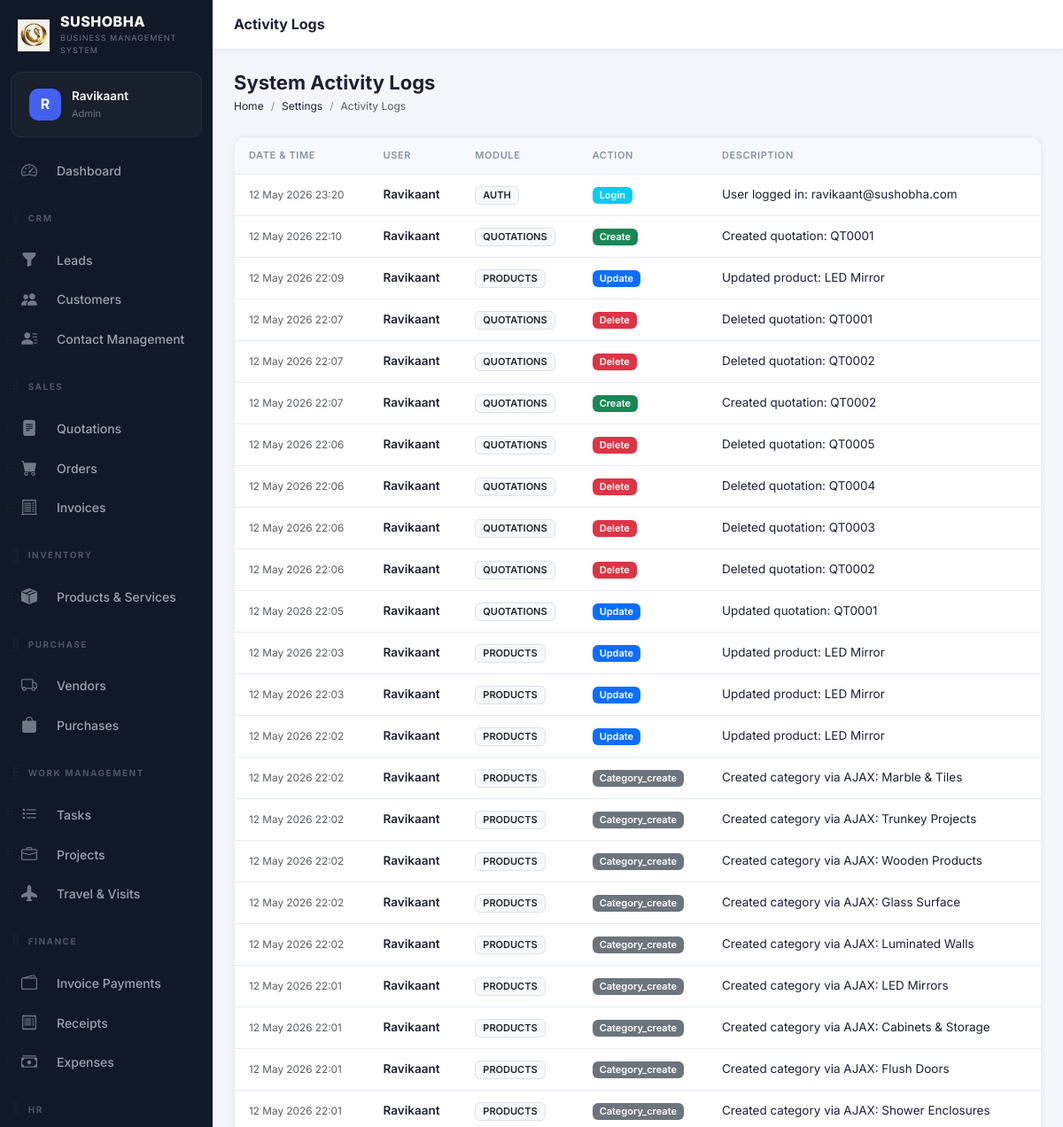
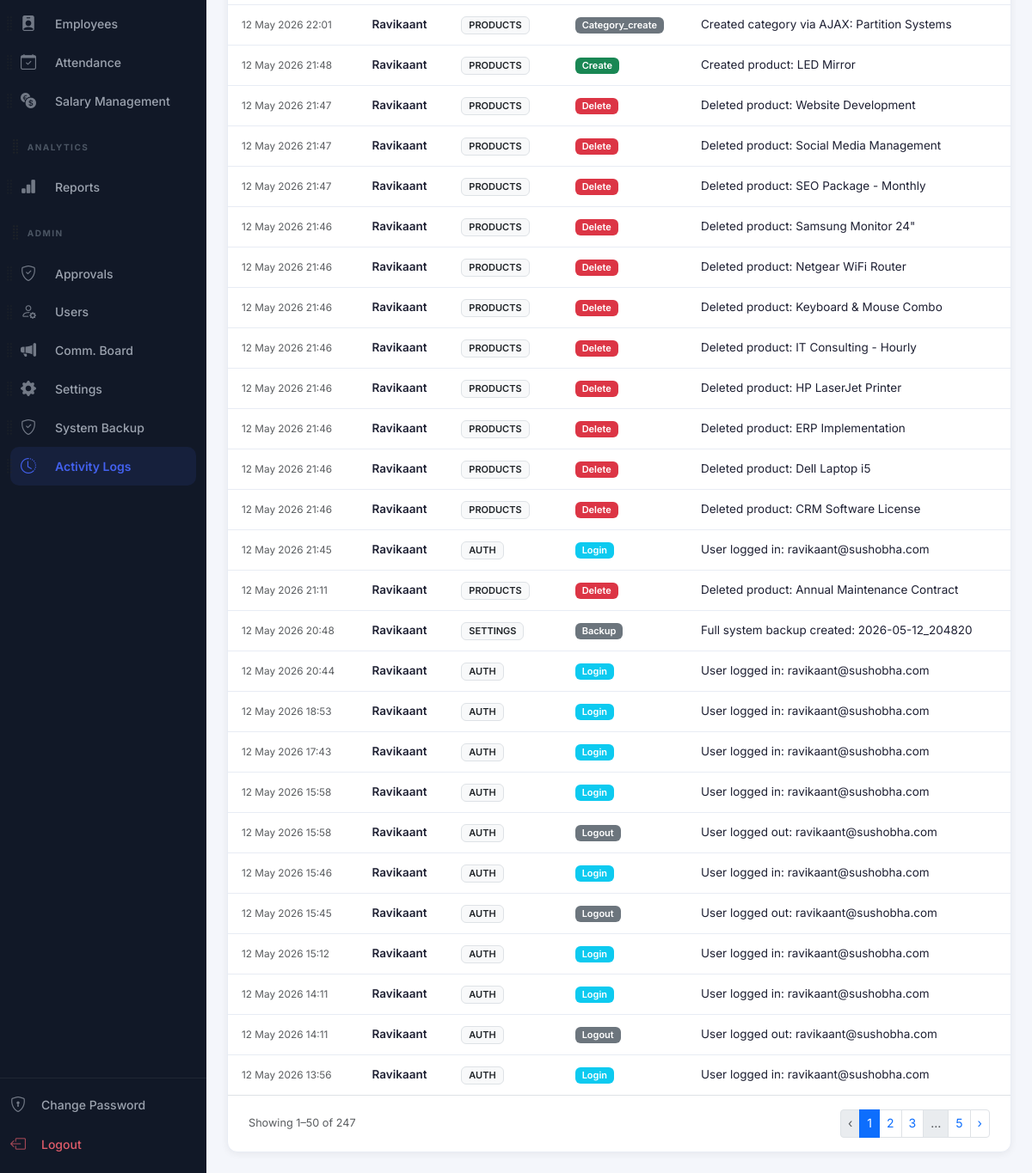
Page /modules/settings/activity-logs.php (signed in) on the earlier database version (2 pictures, top to bottom).
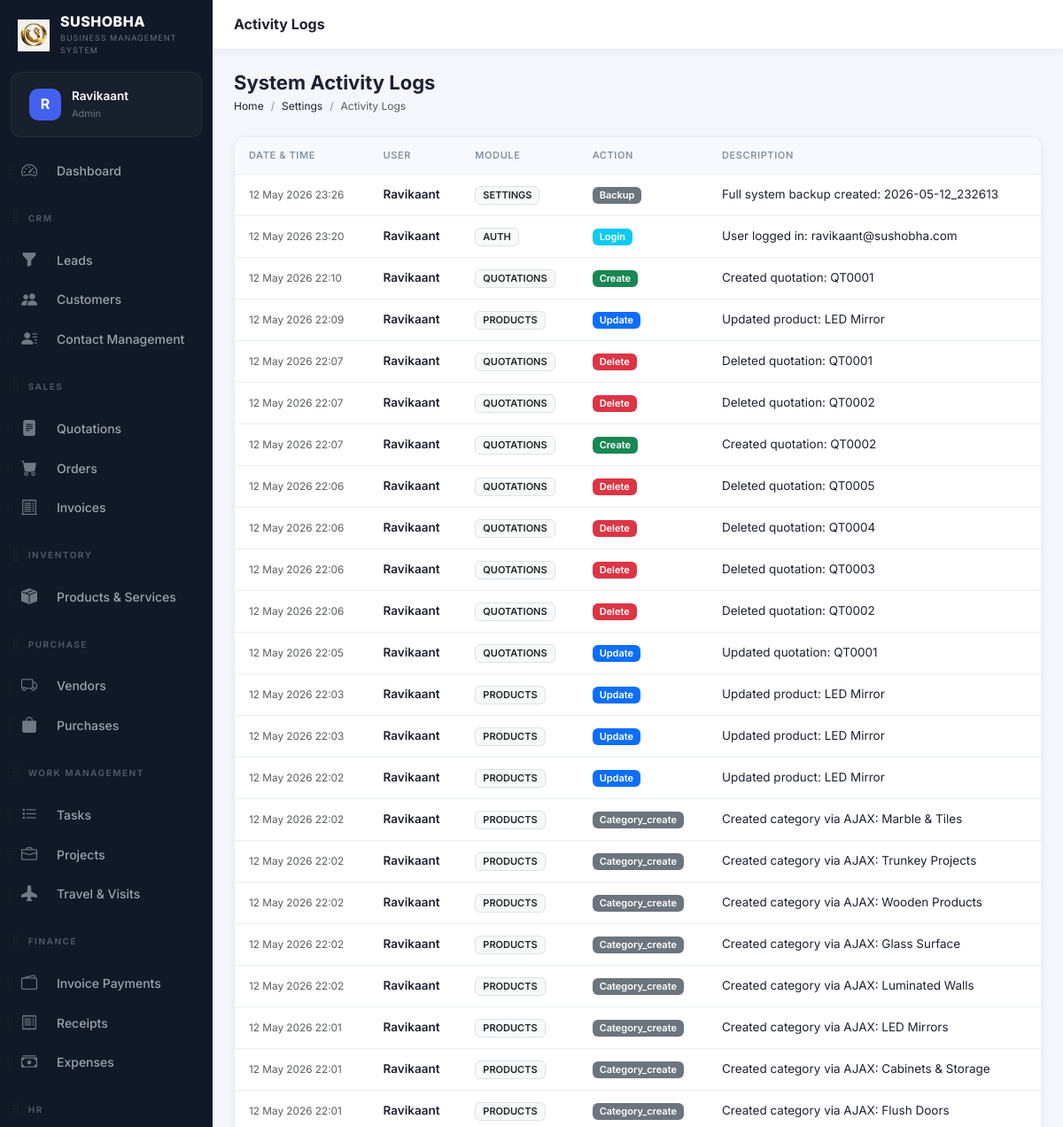
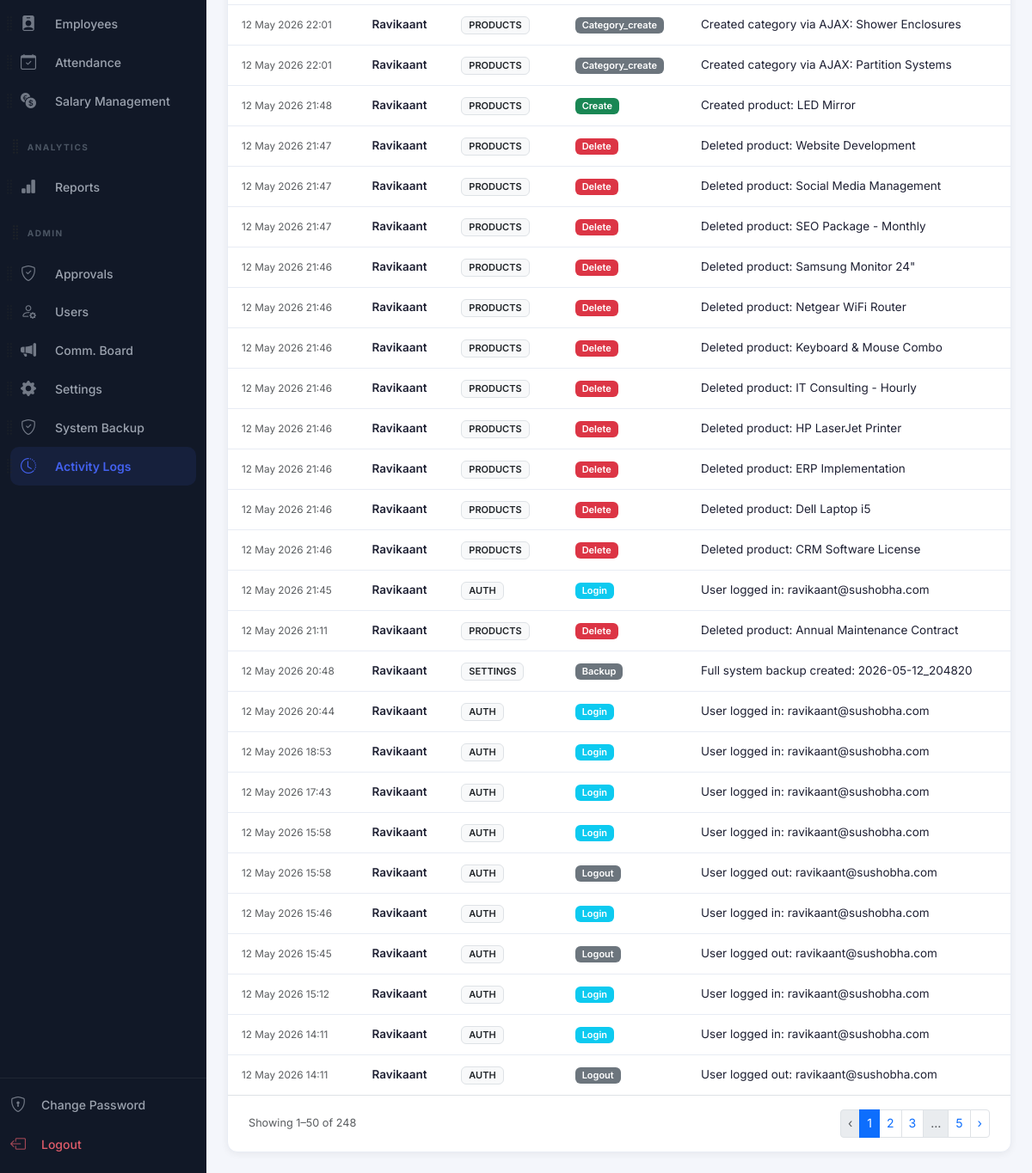
Same page on the later database version (2 pictures, top to bottom).
### tables this page shows
CREATE TABLE `users` (
  `id` int(10) unsigned NOT NULL AUTO_INCREMENT,
  `role_id` int(10) unsigned NOT NULL DEFAULT 5,
  `name` varchar(100) NOT NULL,
  `email` varchar(150) NOT NULL,
  `password` varchar(255) NOT NULL,
  `phone` varchar(20) DEFAULT NULL,
  `avatar` varchar(255) DEFAULT NULL,
  `is_active` tinyint(1) NOT NULL DEFAULT 1,
  `remember_token` varchar(100) DEFAULT NULL,
  `reset_token` varchar(100) DEFAULT NULL,
  `reset_token_expires` datetime DEFAULT NULL,
  `last_login` datetime DEFAULT NULL,
  `login_attempts` int(11) DEFAULT 0,
  `locked_until` datetime DEFAULT NULL,
  `created_at` timestamp NOT NULL DEFAULT current_timestamp(),
  `updated_at` timestamp NOT NULL DEFAULT current_timestamp() ON UPDATE current_timestamp(),
  `access_rights` varchar(255) DEFAULT '["Read"]',
  PRIMARY KEY (`id`),
  UNIQUE KEY `email` (`email`),
  KEY `role_id` (`role_id`),
  CONSTRAINT `users_ibfk_1` FOREIGN KEY (`role_id`) REFERENCES `roles` (`id`)
);

CREATE TABLE `roles` (
  `id` int(10) unsigned NOT NULL AUTO_INCREMENT,
  `name` varchar(50) NOT NULL,
  `slug` varchar(50) NOT NULL,
  `permissions` longtext DEFAULT NULL CHECK (json_valid(`permissions`)),
  `created_at` timestamp NOT NULL DEFAULT current_timestamp(),
  PRIMARY KEY (`id`),
  UNIQUE KEY `name` (`name`),
  UNIQUE KEY `slug` (`slug`)
);

CREATE TABLE `activity_logs` (
  `id` int(10) unsigned NOT NULL AUTO_INCREMENT,
  `user_id` int(10) unsigned DEFAULT NULL,
  `module` varchar(50) DEFAULT NULL,
  `action` varchar(50) DEFAULT NULL,
  `description` text DEFAULT NULL,
  `record_id` int(10) unsigned DEFAULT NULL,
  `ip_address` varchar(45) DEFAULT NULL,
  `user_agent` varchar(255) DEFAULT NULL,
  `created_at` timestamp NOT NULL DEFAULT current_timestamp(),
  PRIMARY KEY (`id`),
  KEY `user_id` (`user_id`),
  KEY `idx_log_module` (`module`),
  KEY `idx_log_created` (`created_at`),
  CONSTRAINT `activity_logs_ibfk_1` FOREIGN KEY (`user_id`) REFERENCES `users` (`id`) ON DELETE SET NULL
);

### config/db.php (called while the page is built, shortened)
<?php
class Database {
    private static ?PDO $instance = null;
    public static function getInstance(): PDO {
        if (self::$instance === null) {
            $host   = 'localhost';
            $dbname = 'sushobha_crm';
            $user   = 'root';
            $pass   = '';
            $charset = 'utf8mb4';
            $dsn = "mysql:host={$host};dbname={$dbname};charset={$charset}";
            $options = [
                PDO::ATTR_ERRMODE            => PDO::ERRMODE_EXCEPTION,
                PDO::ATTR_DEFAULT_FETCH_MODE => PDO::FETCH_ASSOC,
                PDO::ATTR_EMULATE_PREPARES   => false,
            ];
            try {
                self::$instance = new PDO($dsn, $user, $pass, $options);
            } catch (PDOException $e) {
                die(json_encode(['error' => 'Database connection failed: ' . $e->getMessage()]));
            }
        }
        return self::$instance;
    }
}
function db(): PDO {
    return Database::getInstance();
}

### includes/auth.php (called while the page is built, shortened)
<?php
require_once __DIR__ . '/../config/db.php';
function isLoggedIn(): bool {
    return isset($_SESSION['user_id']) && !empty($_SESSION['user_id']);
}
function currentUser(): ?array {
    static $user = null;
    if ($user === null) {
        $stmt = db()->prepare("SELECT u.*, r.name AS role_name, r.slug AS role_slug, r.permissions FROM users u JOIN roles r ON u.role_id = r.id WHERE u.id = ?");
        $stmt->execute([$_SESSION['user_id']]);
        $user = $stmt->fetch();
    }
    return $user;
}

### modules/settings/activity-logs.php (the view, shortened to what this page needs)
<?php
require_once __DIR__ . '/../../config/db.php';
require_once __DIR__ . '/../../includes/auth.php';
require_once __DIR__ . '/../../includes/functions.php';
$page   = max(1,(int)($_GET['page'] ?? 1));
$per    = 50;
$total = db()->query("SELECT COUNT(*) FROM activity_logs")->fetchColumn();
$pag = paginate($total, $per, $page, BASE_URL.'/modules/settings/activity-logs.php?');
$stmt = db()->prepare("SELECT a.*, u.name AS user_name FROM activity_logs a LEFT JOIN users u ON a.user_id = u.id ORDER BY a.created_at DESC LIMIT $per OFFSET {$pag['offset']}");
$stmt->execute();
$logs = $stmt->fetchAll();
include __DIR__ . '/../../includes/header.php';
?>
<?php include __DIR__ . '/../../includes/sidebar.php'; ?>
<div class="main-content">
<div class="topbar">
  <div class="topbar-title">Activity Logs</div>
</div>
<div class="page-content">
<div class="page-header">
  <div class="page-header-left"><h1>System Activity Logs</h1>
    <nav aria-label="breadcrumb"><ol class="breadcrumb"><li class="breadcrumb-item"><a href="<?= BASE_URL ?>/modules/dashboard/index.php">Home</a></li><li class="breadcrumb-item"><a href="<?= BASE_URL ?>/modules/settings/index.php">Settings</a></li><li class="breadcrumb-item active">Activity Logs</li></ol></nav>
  </div>
</div>
<div class="table-wrapper">
  <div class="table-responsive">
    <table class="table crm-table align-middle mb-0">
      <thead><tr><th>Date & Time</th><th>User</th><th>Module</th><th>Action</th><th>Description</th></tr></thead>
      <tbody>
        <?php if(empty($logs)): ?>
          <tr><td colspan="5"><div class="empty-state"><p>No logs found</p></div></td></tr>
        <?php else: foreach($logs as $log): ?>
        <tr>
          <td class="text-nowrap text-muted small"><?= date('d M Y H:i', strtotime($log['created_at'])) ?></td>
          <td class="fw-semibold"><?= e($log['user_name'] ?: 'System') ?></td>
          <td><span class="badge bg-light text-dark border text-uppercase"><?= e($log['module']) ?></span></td>
          <td>
            <?php
            $actionClass = 'bg-secondary';
            if ($log['action'] === 'create') $actionClass = 'bg-success';
            if ($log['action'] === 'update') $actionClass = 'bg-primary';
            if ($log['action'] === 'delete') $actionClass = 'bg-danger';
            if ($log['action'] === 'login') $actionClass = 'bg-info';
            ?>
            <span class="badge <?= $actionClass ?>"><?= ucfirst($log['action']) ?></span>
          </td>
          <td class="text-wrap" style="max-width: 400px;"><?= e($log['description']) ?></td>
        </tr>
        <?php endforeach; endif; ?>
      </tbody>
    </table>
  </div>
  <?php if($pag['total_pages']>1): ?>
  <div class="d-flex justify-content-between align-items-center px-4 py-3 border-top">
    <small class="text-muted">Showing <?= $pag['offset']+1 ?>–<?= min($pag['offset']+$per,$total) ?> of <?= $total ?></small>
    <?= paginationHtml($pag) ?>
  </div>
  <?php endif; ?>
</div>
</div></div>
<?php include __DIR__ . '/../../includes/footer.php'; ?>

### includes/header.php (shortened to what this page needs)
<?php
$currentUser = function_exists('currentUser') ? currentUser() : null;
?>
<!DOCTYPE html>
<html lang="en">
<head>
<link href="https://cdn.jsdelivr.net/npm/bootstrap@5.3.3/dist/css/bootstrap.min.css" rel="stylesheet">
<link href="https://cdn.jsdelivr.net/npm/bootstrap-icons@1.11.3/font/bootstrap-icons.min.css" rel="stylesheet">
<link href="https://cdnjs.cloudflare.com/ajax/libs/font-awesome/6.5.0/css/all.min.css" rel="stylesheet">
<link href="<?= BASE_URL ?>/assets/css/style.css" rel="stylesheet">
</head>
<body>
<div class="app-wrapper">

### includes/sidebar.php (shortened to what this page needs)
<?php
function isActive(string $path): string {
    return strpos($_SERVER['PHP_SELF'], $path) !== false ? 'active' : '';
}
$user = currentUser();
?>
<nav class="sidebar" id="sidebar">
  <div class="sidebar-brand">
    <div class="brand-logo">
      <img src="<?= BASE_URL ?>/assets/img/logo.png" alt="Logo" style="width: 100%; height: 100%; object-fit: contain;">
    </div>
    <div class="brand-text">
      <span class="brand-name"><?= APP_NAME ?></span>
      <span class="brand-tagline"><?= APP_TAGLINE ?></span>
    </div>
  </div>
  <div class="sidebar-user">
    <div class="sidebar-user-avatar">
      <?php if (!empty($user['avatar'])): ?>
        <img src="<?= BASE_URL ?>/<?= e($user['avatar']) ?>" alt="Avatar">
      <?php else: ?>
        <span><?= strtoupper(substr($user['name'] ?? 'U', 0, 1)) ?></span>
      <?php endif; ?>
    </div>
    <div class="sidebar-user-info">
      <span class="user-name"><?= e($user['name'] ?? 'User') ?></span>
      <span class="user-role"><?= ucwords(str_replace('_', ' ', $user['role_slug'] ?? '')) ?></span>
    </div>
  </div>
  <div class="sidebar-menu" id="sortableSidebar">
    <?php
    if (isAdmin()) {
        $defaultMenu[] = ['type' => 'header', 'id' => 'h_admin', 'label' => 'Admin'];
        $defaultMenu[] = ['type' => 'link', 'id' => 'approvals', 'url' => '/modules/approvals/index.php', 'icon' => 'bi-shield-check', 'label' => 'Approvals', 'match' => '/approvals/'];
        $defaultMenu[] = ['type' => 'link', 'id' => 'users', 'url' => '/modules/settings/users.php', 'icon' => 'bi-person-gear', 'label' => 'Users', 'match' => '/settings/users'];
        $defaultMenu[] = ['type' => 'link', 'id' => 'announcements', 'url' => '/modules/settings/announcements.php', 'icon' => 'bi-megaphone-fill', 'label' => 'Comm. Board', 'match' => '/settings/announcements'];
        $defaultMenu[] = ['type' => 'link', 'id' => 'settings', 'url' => '/modules/settings/index.php', 'icon' => 'bi-gear-fill', 'label' => 'Settings', 'match' => '/settings/index'];
        $defaultMenu[] = ['type' => 'link', 'id' => 'backup', 'url' => '/modules/settings/backup.php', 'icon' => 'bi-shield-check', 'label' => 'System Backup', 'match' => '/settings/backup'];
        $defaultMenu[] = ['type' => 'link', 'id' => 'activity_logs', 'url' => '/modules/settings/activity-logs.php', 'icon' => 'bi-clock-history', 'label' => 'Activity Logs', 'match' => '/activity-logs'];
    }
    $menuDict = [];
    foreach ($defaultMenu as $item) {
        $menuDict[$item['id']] = $item;
    }
    $userId = $_SESSION['user_id'] ?? 0;
    $stmt = db()->prepare("SELECT preference_value FROM user_preferences WHERE user_id = ? AND preference_key = 'sidebar_order'");
    $stmt->execute([$userId]);
    $savedOrderJson = $stmt->fetchColumn();
    $savedOrder = $savedOrderJson ? json_decode($savedOrderJson, true) : null;
    $menu = [];
    if ($savedOrder && is_array($savedOrder)) {
        foreach ($savedOrder as $id) {
            if (isset($menuDict[$id])) {
                $menu[] = $menuDict[$id];
                unset($menuDict[$id]);
            }
        }
        foreach ($menuDict as $item) {
            $menu[] = $item;
        }
    } else {
        $menu = $defaultMenu;
    }
    foreach ($menu as $item):
    ?>
      <div class="sidebar-sortable-item" data-id="<?= e($item['id']) ?>">
        <?php if ($item['type'] === 'header'): ?>
          <div class="menu-section-title d-flex align-items-center" style="margin-top: 15px;">
            <i class="bi bi-grip-vertical text-muted drag-handle" style="font-size: 1.2rem; cursor: grab; margin-left: -15px; margin-right: 2px;" title="Drag to reorder"></i>
            <span><?= e($item['label']) ?></span>
          </div>
        <?php else: ?>
          <div class="d-flex align-items-center position-relative">
            <i class="bi bi-grip-vertical text-muted drag-handle" style="font-size: 1.2rem; cursor: grab; opacity: 0.6; position: absolute; left: -15px; z-index: 10; padding: 10px 5px;" title="Drag to reorder"></i>
            <a href="<?= BASE_URL . $item['url'] ?>" class="menu-item flex-grow-1 mb-0 <?= isActive($item['match']) ?>">
              <i class="bi <?= $item['icon'] ?>"></i><span class="ms-1"><?= e($item['label']) ?></span>
            </a>
          </div>
        <?php endif; ?>
      </div>
    <?php endforeach; ?>
  </div>
  <div class="sidebar-footer">
    <a href="<?= BASE_URL ?>/modules/auth/change-password.php" class="menu-item <?= isActive('/auth/change-password') ?>">
      <i class="bi bi-shield-lock"></i><span>Change Password</span>
    </a>
    <a href="<?= BASE_URL ?>/modules/auth/logout.php" class="menu-item menu-item-logout">
      <i class="bi bi-box-arrow-left"></i><span>Logout</span>
    </a>
  </div>
</nav>

### includes/functions.php (shortened to what this page needs)
<?php
require_once __DIR__ . '/../config/db.php';
function e(?string $str): string {
    return htmlspecialchars($str ?? '', ENT_QUOTES | ENT_HTML5, 'UTF-8');
}
function paginate(int $total, int $perPage, int $currentPage, string $url): array {
    $totalPages = max(1, (int)ceil($total / $perPage));
    $currentPage = max(1, min($currentPage, $totalPages));
    $offset = ($currentPage - 1) * $perPage;
    return ['total'=>$total,'per_page'=>$perPage,'current'=>$currentPage,'total_pages'=>$totalPages,'offset'=>$offset,'url'=>$url];
}
function paginationHtml(array $p): string {
    $html = '<nav><ul class="pagination pagination-sm mb-0">';
    $html .= '<li class="page-item' . ($p['current']<=1?' disabled':'') . '"><a class="page-link" href="' . $p['url'] . '&page=' . ($p['current']-1) . '">‹</a></li>';
    $start = max(1, $p['current']-2);
    $end   = min($p['total_pages'], $p['current']+2);
    for ($i=$start; $i<=$end; $i++) {
        $html .= '<li class="page-item' . ($i==$p['current']?' active':'') . '"><a class="page-link" href="' . $p['url'] . '&page=' . $i . '">' . $i . '</a></li>';
    }
    if ($end < $p['total_pages']) $html .= ($end<$p['total_pages']-1?'<li class="page-item disabled"><span class="page-link">…</span></li>':'') . '<li class="page-item"><a class="page-link" href="' . $p['url'] . '&page=' . $p['total_pages'] . '">' . $p['total_pages'] . '</a></li>';
    $html .= '<li class="page-item' . ($p['current']>=$p['total_pages']?' disabled':'') . '"><a class="page-link" href="' . $p['url'] . '&page=' . ($p['current']+1) . '">›</a></li>';
    $html .= '</ul></nav>';
    return $html;
}

### includes/footer.php (shortened to what this page needs)
</div>
<div aria-live="polite" aria-atomic="true" class="position-relative">
  <div class="toast-container position-fixed bottom-0 end-0 p-3" id="toastPlacement" style="z-index: 1055;">
  </div>
</div>
</body>
</html>

Differences in the rows shown:
no longer on this page (row unchanged): activity_logs: created_at "12 May 2026 13:56", user.name "Ravikaant", module "AUTH", action "Login", description "User logged in: ravikaant@sushobha.com"
added activity_logs: created_at "12 May 2026 23:26", user.name "Ravikaant", module "SETTINGS", action "Backup", description "Full system backup created: 2026-05-12_232613"
Other differences:
$total: "247" → "248"
